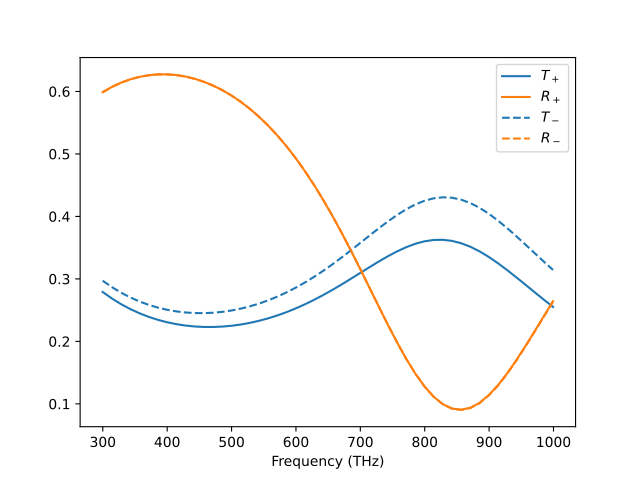

This chart was generated by the following Python code:
import matplotlib.pyplot as plt
import numpy as np

import treams

k0s = 2 * np.pi * np.linspace(1 / 1000, 1 / 300, 50)
materials = [(), (12.4 + 1j, 1 + 0.1j, 0.5 + 0.05j), (2, 2)]
thickness = 50
tr = np.zeros((2, len(k0s), 2))
for i, k0 in enumerate(k0s):
    pwb = treams.PlaneWaveBasisByComp.default([0, 0.5 * k0])
    slab = treams.SMatrices.slab(thickness, pwb, k0, materials)
    tr[0, i, :] = slab.tr([1, 0])
    tr[1, i, :] = slab.tr([0, 1])

fig, ax = plt.subplots()
ax.set_xlabel("Frequency (THz)")
ax.plot(299792.458 * k0s / (2 * np.pi), tr[0, :, 0])
ax.plot(299792.458 * k0s / (2 * np.pi), tr[0, :, 1])
ax.plot(299792.458 * k0s / (2 * np.pi), tr[1, :, 0], c="C0", linestyle="--")
ax.plot(299792.458 * k0s / (2 * np.pi), tr[1, :, 1], c="C1", linestyle="--")
ax.legend(["$T_+$", "$R_+$", "$T_-$", "$R_-$"])
fig.show()
